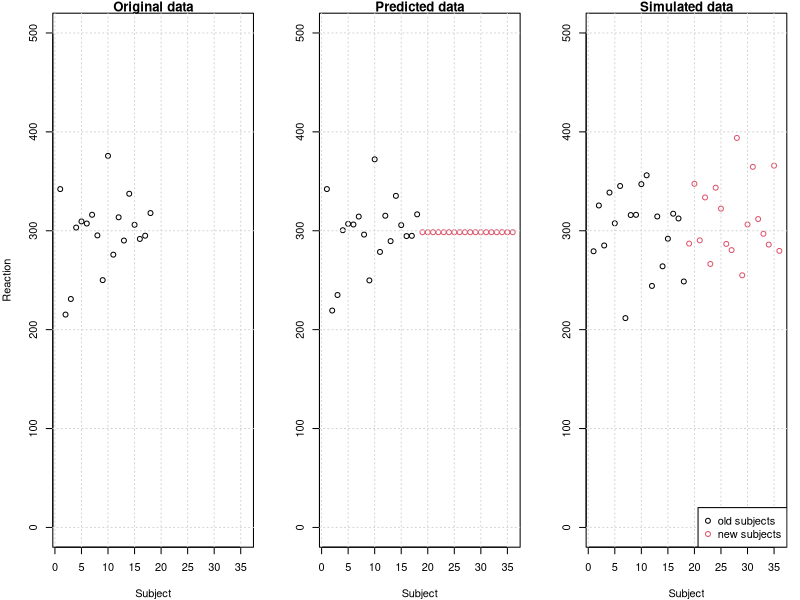
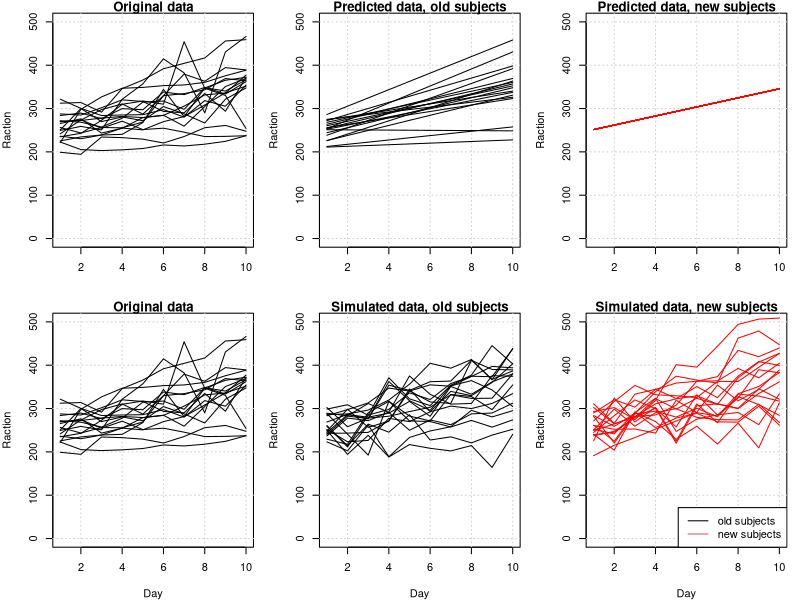
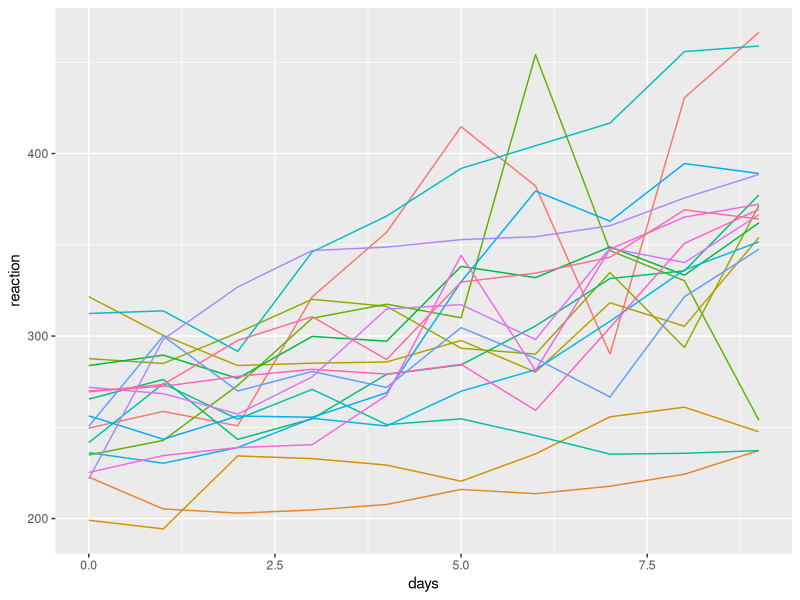
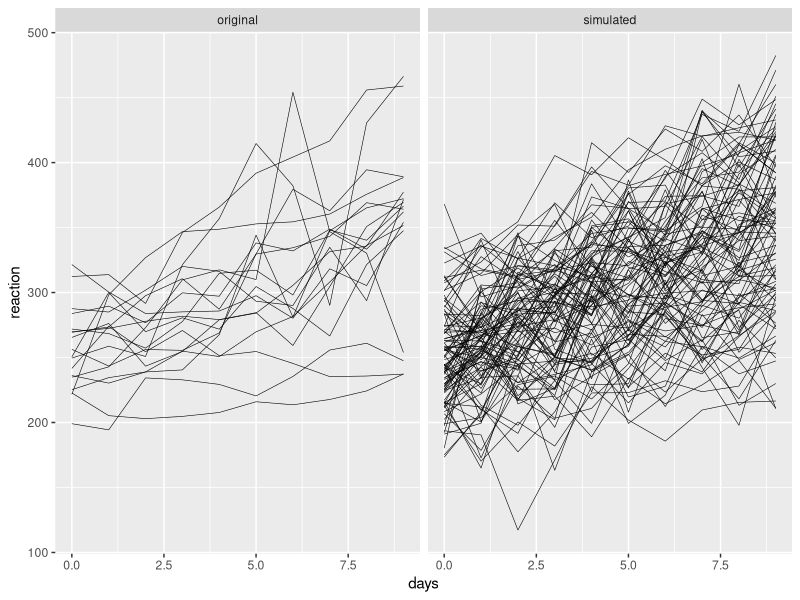
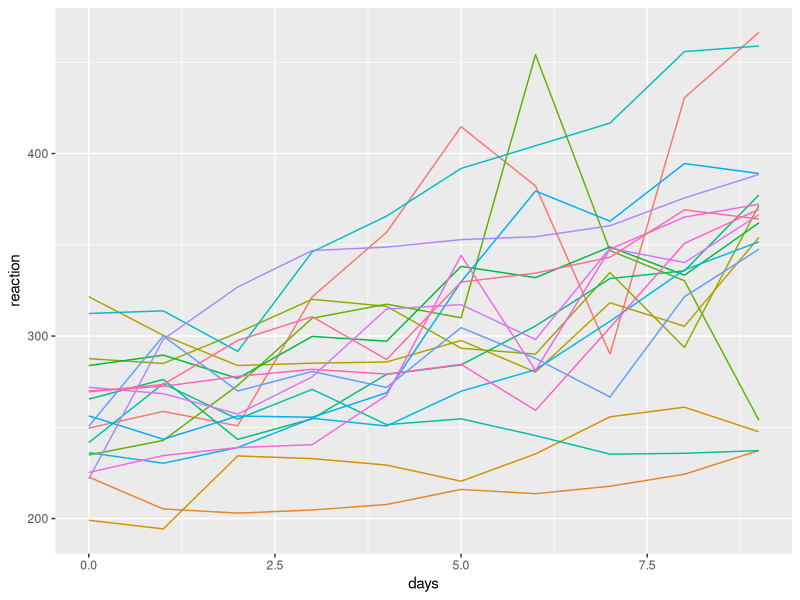
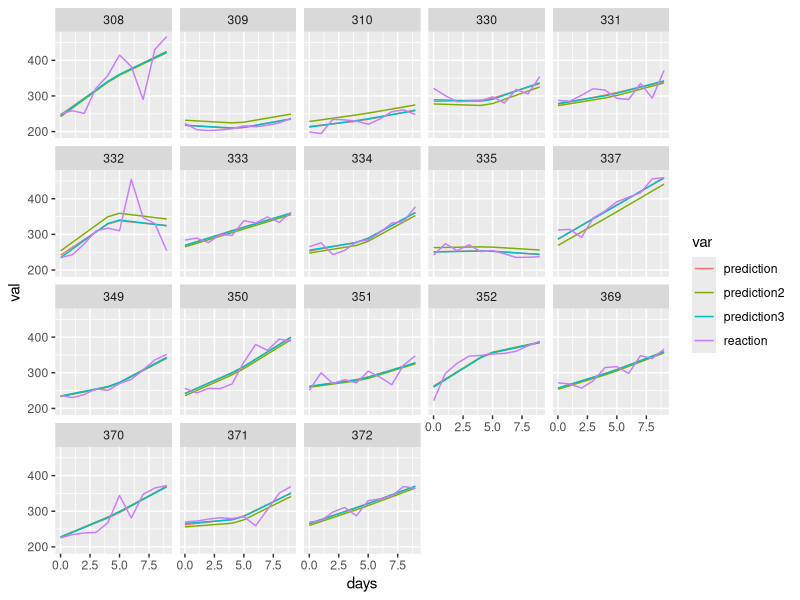

Reproduce these figures in R, in order. (Note: this script raises an error after producing the figures.)
## ---- chunk 1
knitr::opts_chunk$set(echo = TRUE)

library(lme4)
library(splines)
library(MASS)
library(tidyverse)
## ---- chunk 2
d <- sleepstudy
d$Subject <- factor(rep(1:18, each=10))

fm1 <- lmer(Reaction ~ Days + (Days|Subject), d)

d <- rbind(sleepstudy, sleepstudy)
d$Subject <- factor(rep(1:36, each=10))
d$Reaction <- ifelse(d$Subject %in% 19:36, NA, d$Reaction)

d$predicted <- predict (fm1, newdata=d, allow.new.levels=T)
d$simulated <- simulate(fm1, seed=1, newdata=d[-1], re.form=NA,
                        allow.new.levels=T)$sim_1

f <- function(x, ...) {
    plot(x, xlab="Subject", ylim=c(0, 500), ...)
    grid()
}
par(mfrow=c(1,3), mar=c(4,4,1,1))
with(d, f(tapply(Reaction,  Subject, mean), main="Original data", ylab="Reaction", xlim=c(1, 36)))
with(d, f(tapply(predicted, Subject, mean), main="Predicted data", ylab="", col=rep(1:2, each=18)))
with(d, f(tapply(simulated, Subject, mean), main="Simulated data", ylab="", col=rep(1:2, each=18)))
legend("bottomright", pch=c(1,1), col=1:2, c("old subjects", "new subjects"), bg="white")

x <- with(d, as.matrix(tapply(Reaction,  list(Subject, Days), mean), ncol=9))
y <- with(d, as.matrix(tapply(predicted, list(Subject, Days), mean), ncol=9))
z <- with(d, as.matrix(tapply(simulated, list(Subject, Days), mean), ncol=9))

f <- function(xlab="Day", ...) {
    plot(c(1, 10), c(0, 500), ylab="Raction", xlab=xlab, t="n", ...)
    grid()
}
par(mfrow=c(2,3), mar=c(4,4,1,1))

f(main="Original data", "")
for (i in 1:18)
  lines(x[i,])
f(main="Predicted data, old subjects", "")
for (i in 1:18)
  lines(y[i,])
f(main="Predicted data, new subjects", "")
for (i in 19:36)
  lines(y[i,], col="red")
f(main="Original data")
for (i in 1:18)
  lines(x[i,])
f(main="Simulated data, old subjects")
for (i in 1:18)
  lines(z[i,])
f(main="Simulated data, new subjects")
for (i in 19:36)
  lines(z[i,], col="red")
legend("bottomright", lty=c(1,1), col=1:2, c("old subjects", "new subjects"), bg="white")
## ---- chunk 3
sleep.df <- sleepstudy %>% 
  rename_all(tolower) %>% 
  as_tibble()

sleep.df %>% 
  ggplot(aes(x = days, y = reaction, colour = subject)) +
  geom_line() +
  theme(legend.position = "none")

sleep.lmer <- lmer(reaction ~ days + (days|subject), sleep.df)
## ---- chunk 4
m <- 100
var_cov_a <- as.matrix(Matrix::bdiag(VarCorr(sleep.lmer)))
A <- mvrnorm(m, mu = c(0, 0), 
             Sigma = var_cov_a) %>% 
  as_tibble() %>% 
  # rename(a1 = `(Intercept)`, a2 = days) %>% 
  rename_all(vars(paste0("a", 1:2))) %>% 
  mutate(subject = factor(1:m))
beta <- sleep.lmer@beta
sigma_e <- summary(sleep.lmer)$sigma

sim.df <- tibble(
  days = rep(0:9, m),
  subject = factor(rep(1:m, each=10))
) %>% 
  inner_join(A, by = "subject") %>% 
  mutate(eps = rnorm(n(), 0, sigma_e),
         reaction = beta[1] + beta[2]*days + a1 + a2*days + eps,
         data_type = "simulated")

sleep.df %>%
  mutate(data_type = "original") %>%
  bind_rows(sim.df) %>%
  ggplot(aes(x = days, y = reaction, group = subject)) +
  geom_line(size = 0.2) +
  facet_wrap(~data_type)

sim.lmer <- lmer(reaction ~ days + (days|subject), sim.df)

cat("Var-Cov matrix model fitted to original data\n")
as.matrix(Matrix::bdiag(VarCorr(sim.lmer)))
cat("Var-Cov matrix model fitted to simulated data\n")
var_cov_a
## ---- chunk 5
sleep.df <- sleepstudy %>% 
  rename_all(tolower) %>% 
  as_tibble()

sleep.df %>% 
  ggplot(aes(x = days, y = reaction, colour = subject)) +
  geom_line() +
  theme(legend.position = "none")

#bs(sleep.df$days, df = 4, degree = 1) %>% as.data.frame() %>% dplyr::mutate(x = sleep.df$days) %>% gather(var, val, -x) %>% ggplot(aes(x = x, y = val, colour = var)) + geom_line()

K <- 2

# This includes a random intercept correlated with spline basis coefficients.
# sleep.lmer <- lmer(
#   reaction ~ days + (bs(days, df = K+1, degree = 1)|subject),
#   sleep.df
# )

# This includes an uncorrelated random intercept and correlated spline coefficients. Still not quite right.
# sleep.lmer <- lmer(
#   reaction ~ days + (1|subject) + (bs(days, df = K+1, degree = 1) - 1|subject),
#   sleep.df
# )

# We want correlated random intercept and slope, and uncorrelated random effects for spline basis coefficients where 

sleep.formula <- reaction ~ 
  days + (days | subject) +
  (bs(days, df = 2, degree = 1)[,1] - 1 | subject) +
  (bs(days, df = 2, degree = 1)[,2] - 1 | subject)
# days + (days|subject) + (bs(days, df = K+1, degree = 1) - 1 || subject),
# days + (days || subject),
# days + (bs(days, df = 2, degree = 1) || subject),

sleep.lmer <- lmer(sleep.formula, sleep.df)
sleep.lmer2 <- lmer(reaction ~ days + (days | subject) + (bs(days, df = 2, degree = 1) | subject), sleep.df)
sleep.lmer3 <- lmer(reaction ~ days + (bs(days, df = 2, degree = 1) | subject), sleep.df)
# sleep.lmer2 <- lmer(reaction ~ days + (bs(days, df = 2, degree = 1) | subject), sleep.df)

sleep.df %>%
  mutate(prediction = predict(sleep.lmer, newdata = .),
         prediction2 = predict(sleep.lmer2, newdata = .),
         prediction3 = predict(sleep.lmer3, newdata = .)) %>%
  gather(var, val, reaction, starts_with("prediction")) %>%
  ggplot(aes(x = days, y = val, colour = var)) +
  geom_line() +
  facet_wrap(~subject)

sleep.df %>%
  mutate(prediction = predict(sleep.lmer, newdata = .),
         prediction2 = predict(sleep.lmer2, newdata = .),
         prediction3 = predict(sleep.lmer3, newdata = .)) %>%
  gather(var, val, starts_with("prediction")) %>% 
  mutate(e = val - reaction) %>% 
  group_by(var) %>% 
  summarise(mean(abs(e)))
## ---- chunk 6
m <- 10000
var_cov_a <- as.matrix(Matrix::bdiag(VarCorr(sleep.lmer)))
A <- mvrnorm(m, mu = rep(0, dim(var_cov_a)[1]), 
             Sigma = var_cov_a) %>% 
  as_tibble() %>% 
  # rename(a1 = `(Intercept)`, a2 = days) %>% 
  # rename_at(vars(paste0("a", 1:(K+2))), ~col.to) 
  rename_all(vars(paste0("a", 1:(K+2)))) %>% 
  mutate(subject = factor(1:m))
beta <- sleep.lmer@beta
sigma_e <- summary(sleep.lmer)$sigma

sim.df <- tibble(
  days = rep(0:9, m),
  subject = factor(rep(1:m, each=10))
) %>% 
  inner_join(A, by = "subject") %>% 
  mutate(eps = rnorm(n(), 0, sigma_e),
         reaction = beta[1] + beta[2]*days + a1 + a2*days + eps,
         data_type = "simulated")

# sleep.df %>%
#   mutate(data_type = "original") %>%
#   bind_rows(sim.df) %>%
#   ggplot(aes(x = days, y = reaction, group = subject)) +
#   geom_line(size = 0.2) +
#   facet_wrap(~data_type)

sim.lmer <- lmer(sleep.formula, sim.df)

cat("Var-Cov matrix model fitted to original data\n")
as.matrix(Matrix::bdiag(VarCorr(sim.lmer)))
cat("Var-Cov matrix model fitted to simulated data\n")
var_cov_a
## ---- chunk 7
fit.df <- sim.df %>% 
  group_by(subject) %>% 
  nest() %>% 
  mutate(fit = map(data, ~ lm(reaction ~ bs(days, 3, degree=1), .x)),
         coef = map(fit, ~ .x$coefficients))

fit.df %>% 
  mutate(coef = map(coef, ~as.data.frame(t(.x)))) %>% 
  dplyr::select(coef) %>% 
  unnest(coef) %>% 
  cor()
## ---- chunk 8
knots_x <- quantile(sim.df$days, (1:(K+1))/(K+1))[1:K]

fit.df <- sim.df %>% 
  group_by(subject) %>% 
  nest() %>% 
  mutate(fit = map(data, ~ lm(reaction ~ bs(days, knots = knots_x, degree=1), .x)),
         coef = map(fit, ~ .x$coefficients))

fit.df %>% 
  mutate(coef = map(coef, ~as.data.frame(t(.x)))) %>% 
  dplyr::select(coef) %>% 
  unnest(coef) %>% 
  cor()
## ---- chunk 9
simple.lmer <- lmer(reaction ~ (bs(days, 3, degree=1)|subject), sim.df)
# summary(simple.lmer)
attr(summary(simple.lmer)$varcor$subject, "correlation")
## ---- chunk 10

m <- 100  # number subjects
n <- 200  # observations per subject
K <- 2  # number of knots


sigma_v <- 0.1
sigma_e <- 1
# sigma_A <- matrix(rnorm(3^2)*2-1, 3)
# sigma_A <- t(sigma_A) %*% sigma_A
sigma_A <- v3  # from lmer-predictions.Rmd
K <- ncol(sigma_A)-1
mvrnorm(1000, mu = rep(0, K+1), Sigma = sigma_A) %>% cor()

# mvrnorm(n = m,
#         mu = c(0, 0),
#         Sigma = sigma_A,
#         empirical=FALSE) %>% 
#   as_tibble() %>% 
#   ggplot(aes(x = V1, y = V2)) + 
#   geom_point()


data_list <- list()
for (i in 1:m) {
  x <- rnorm(n)
  A <- mvrnorm(1, mu = rep(0, K+1), Sigma = sigma_A)
  A <- matrix(A, ncol = 1)
  basis <- ns(x, K+1)
  beta <- rnorm(K+1, sd = sigma_v)
  
  # y <- matrix(c(rep(1, n), x, x^2, x^3), ncol = K+1) %*% A + basis %*% beta + rnorm(n, sd = sigma_e)
  y <- cbind(rep(1, n), poly(x, 3, raw = TRUE)) %*% A + 
    basis %*% beta + rnorm(n, sd = sigma_e)
  y <- as.numeric(y)
  
  data_list[[i]] <- tibble(
    subject = i,
    x = x,
    y = y,
    beta = list(beta)
  )
}

mixed_df <- bind_rows(data_list) %>% 
  mutate(subject = factor(subject))
## ---- chunk 11
mixed_df %>%
  filter(subject %in% sample(unique(subject), 9)) %>%
  ggplot(aes(x = x, y = y, colour = subject)) +
  geom_point(shape = "o") +
  geom_smooth(se = FALSE) +
  facet_wrap(~subject) +
  theme(legend.position = "none")

mixed_df %>%
    ggplot(aes(x = x, y = y)) +
    geom_smooth(aes(colour = subject), se = FALSE, size = 0.2) +
    geom_smooth(se = FALSE) +
    theme(legend.position = "none")
## ---- chunk 12
replicate(100, map(beta_means, ~ rnorm(1, .x)))
